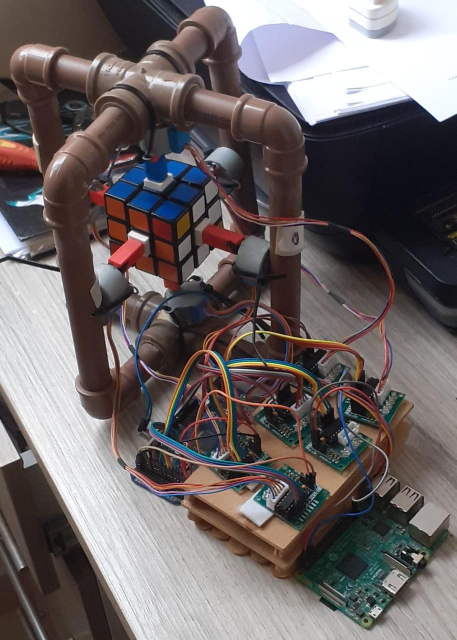
#> input picture robot_cube.jpeg, 913 x 1280 px, given in place of the camera (shown at 1/2 size)
$ python read_color.py
#> lines starting #> are read from the running program, lines starting #| are printed output that depends on the picture; after the words box and inside, x2 and y2 are one past the last pixel; in counts of white or black regions, pixels touching at a corner belong together
import cv2
import numpy as np
import imutils
name = "I need see that color guy!"

cam = cv2.VideoCapture(0)
cam.set(cv2.CAP_PROP_FPS, 180)

#Limites
greenLower = (29, 86, 6)
greenUpper = (64, 255, 255)

while(True):
    ret, frame = cam.read()
#> frame is the input picture: shape (1280, 913, 3); mean B, G, R 101.4, 101, 108.9

    frame = imutils.resize(frame, width=600)
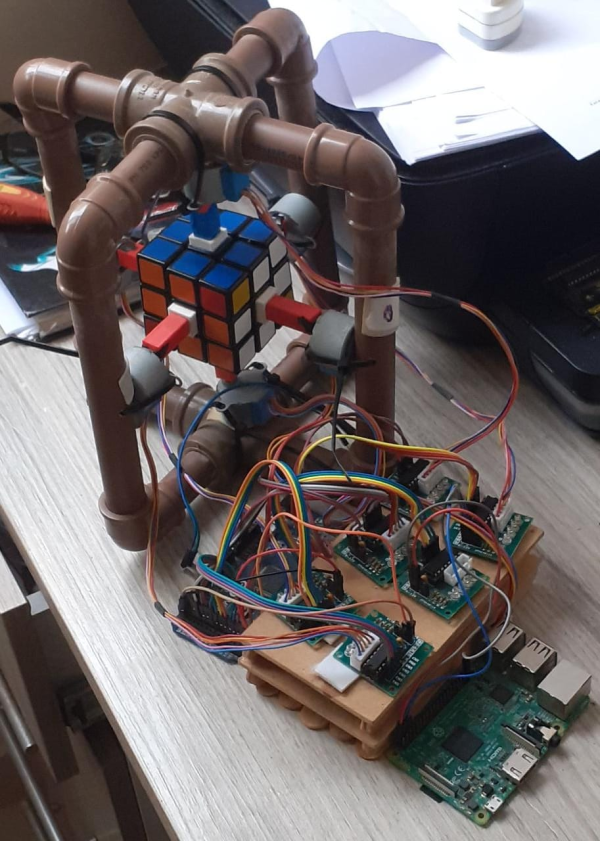
#> frame: shape (841, 600, 3); mean B, G, R 101.4, 101, 108.9

    hsv = cv2.cvtColor(frame, cv2.COLOR_BGR2HSV)
#> hsv: shape (841, 600, 3); mean H, S, V 61.9, 57.3, 114.3

    #construindo uma mascara para a cor
    maskGreen = cv2.inRange(hsv, greenLower, greenUpper)
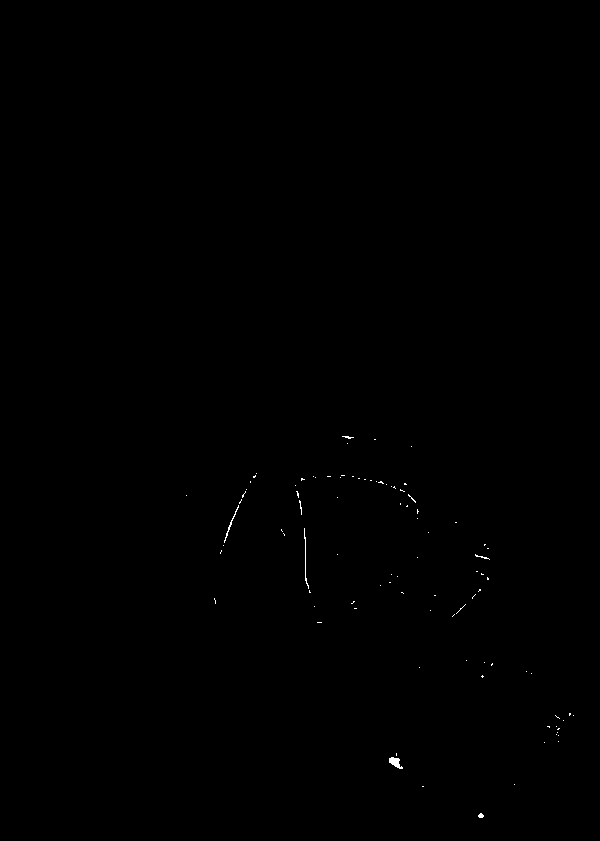
#> maskGreen: shape (841, 600); 0.11% white in thin lines or dots, all inside (x1, y1, x2, y2) = (186, 436, 574, 818)
    maskGreen = cv2.erode(maskGreen, None, iterations=2)
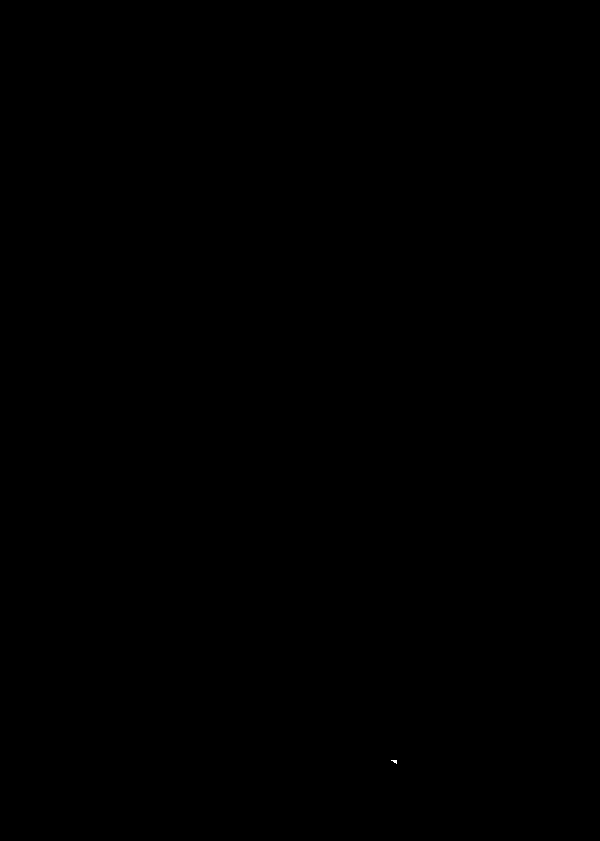
#> maskGreen: shape (841, 600); 0% white in thin lines or dots, all inside (x1, y1, x2, y2) = (391, 760, 397, 764)
    maskGreen = cv2.dilate(maskGreen, None, iterations=2)
#> maskGreen: shape (841, 600); 0.01% white; 1 white region, box (x1, y1, x2, y2) and area: (389, 758, 399, 766) 70

    #Busca o contorno
    contourGreen = cv2.findContours(maskGreen.copy(), cv2.RETR_EXTERNAL, cv2.CHAIN_APPROX_SIMPLE)[-2]
#> contourGreen = 1 item
    centerGreen = None

    #Desenha na tela
    if len(contourGreen) > 0:
        maxCGreen = max(contourGreen, key=cv2.contourArea)
#> maxCGreen = [[389, 758], [389, 762], [390, 762], [392, 764], [393, 764], [394, 765], [398, 765], [398, 758]]
        rectGreen = cv2.minAreaRect(maxCGreen)
#> rectGreen = ((393.5, 761.5), (7, 9), -90)
        boxGreen = cv2.boxPoints(rectGreen)
#> boxGreen = [[398, 765], [389, 765], [389, 758], [398, 758]]
        boxGreen = np.int0(boxGreen)
        MGreen = cv2.moments(maxCGreen)
#> MGreen = moments, m00 54.5, centre m10/m00, m01/m00 = (393.9, 761.1)
        centerGreen = (int(MGreen["m10"] / MGreen["m00"]), int(MGreen["m01"] / MGreen["m00"]))
#> centerGreen = (393, 761)
        cv2.drawContours(frame, [boxGreen], 0, (0, 255, 0), 2)
#> frame: shape (841, 600, 3); 0.02% of pixels changed, all inside (x1, y1, x2, y2) = (388, 757, 400, 767)

    cv2.imshow(name, frame)
    #print(cam.get(cv2.CAP_PROP_FPS))
    #letra 'q'
    if cv2.waitKey(1) == ord('q'):
#> (key q is pressed here)
        break
cam.release()
cv2.destroyWindow(name)
